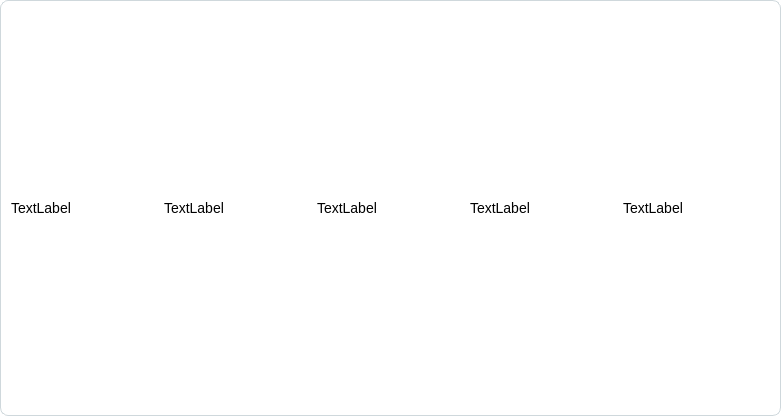
<?xml version="1.0" encoding="UTF-8"?>
<ui version="4.0">
 <class>ItemOrderWidget</class>
 <widget class="QWidget" name="ItemOrderWidget">
  <property name="geometry">
   <rect>
    <x>0</x>
    <y>0</y>
    <width>781</width>
    <height>416</height>
   </rect>
  </property>
  <property name="windowTitle">
   <string>Form</string>
  </property>
  <property name="styleSheet">
   <string notr="true">QWidget#ItemOrderWidget {
    background-color: #ffffff;
    border: 1px solid #cfd8dc;
    border-radius: 8px;
}

QWidget#ItemOrderWidget[selected=&quot;true&quot;] {
    background-color: #e8fff1;
    border: 1px solid #00FA9A;
}

QLabel {
    font-family: &quot;Times New Roman&quot;;
    font-size: 14px;
    border: none;
    background: transparent;
}</string>
  </property>
  <layout class="QHBoxLayout" name="horizontalLayout">
   <item>
    <layout class="QVBoxLayout" name="verticalLayout">
     <item>
      <layout class="QHBoxLayout" name="horizontalLayout_2">
       <item>
        <widget class="QLabel" name="label_status_name">
         <property name="text">
          <string>TextLabel</string>
         </property>
        </widget>
       </item>
       <item>
        <widget class="QLabel" name="label_product_name">
         <property name="text">
          <string>TextLabel</string>
         </property>
        </widget>
       </item>
       <item>
        <widget class="QLabel" name="label_pickup_point">
         <property name="text">
          <string>TextLabel</string>
         </property>
        </widget>
       </item>
       <item>
        <widget class="QLabel" name="label_order_date">
         <property name="text">
          <string>TextLabel</string>
         </property>
        </widget>
       </item>
       <item>
        <widget class="QLabel" name="label_delivery_date">
         <property name="text">
          <string>TextLabel</string>
         </property>
        </widget>
       </item>
      </layout>
     </item>
    </layout>
   </item>
  </layout>
 </widget>
 <resources/>
 <connections/>
</ui>
